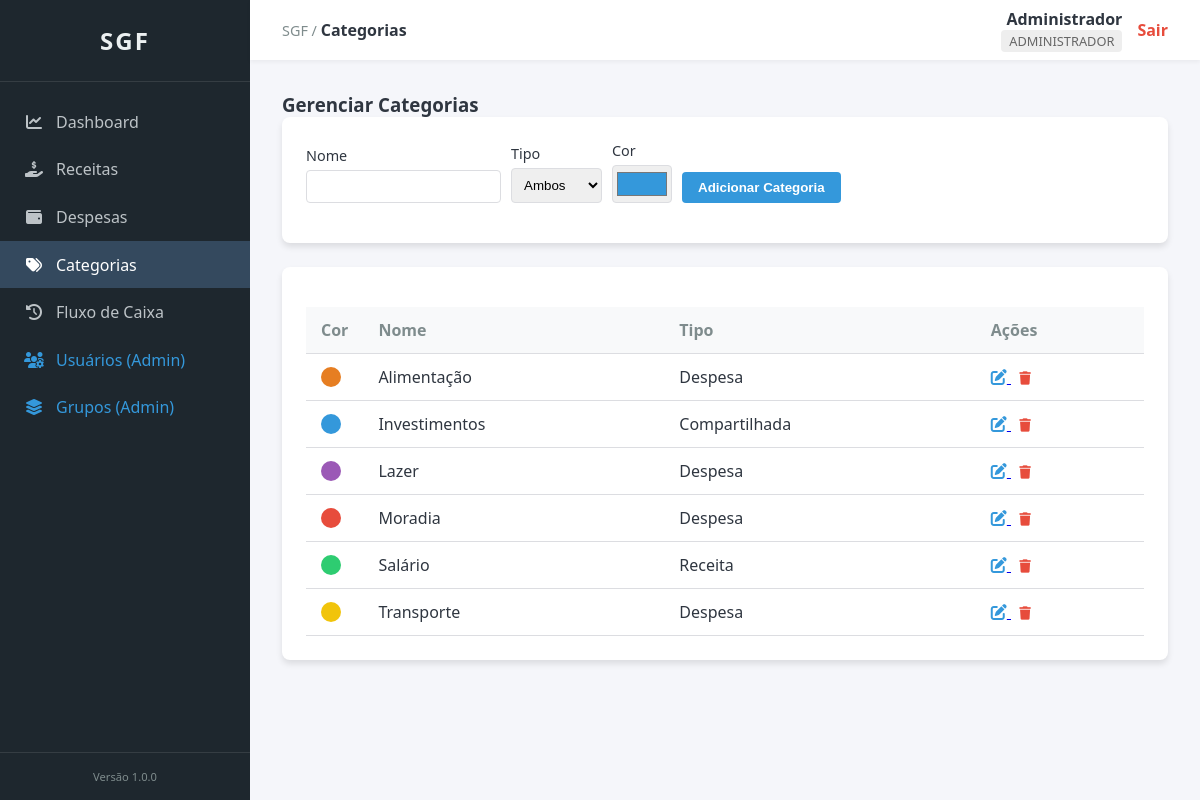
Screenshot of /index.php?page=categorias (signed in) with the database file from the repository.
### tables this page shows
CREATE TABLE IF NOT EXISTS categorias (
    id INT AUTO_INCREMENT PRIMARY KEY,
    grupo_id INT NULL,
    nome VARCHAR(100) NOT NULL,
    tipo ENUM('receita', 'despesa', 'ambos') DEFAULT 'ambos',
    cor VARCHAR(7) DEFAULT '#3498db',
    criado_em TIMESTAMP DEFAULT CURRENT_TIMESTAMP,
    FOREIGN KEY (grupo_id) REFERENCES grupos(id) ON DELETE SET NULL
);

### includes/functions.php (called while the page is built, shortened)
<?php
function s($texto) {
    return htmlspecialchars($texto ?? '', ENT_QUOTES, 'UTF-8');
}

### pages/categorias.php (the view, shortened to what this page needs)
<?php
$grupo_id = getGrupoId();
$is_admin = ehAdmin();
$stmt = $pdo->prepare("SELECT * FROM categorias WHERE (grupo_id = ? OR ? = 1 OR grupo_id IS NULL) ORDER BY nome ASC");
$stmt->execute([$grupo_id, $is_admin]);
$categorias = $stmt->fetchAll();
?>
<h3>Gerenciar Categorias</h3>
<div class="card">
    <form action="index.php?page=categorias" method="POST" class="form-inline">
        <div class="form-group">
            <label>Nome</label>
            <input type="text" name="nome" class="form-control" value="<?= s($edit_data['nome'] ?? '') ?>" required>
        </div>
        <div class="form-group">
            <label>Tipo</label>
            <select name="tipo" class="form-control" required>
                <option value="ambos" <?= ($edit_data['tipo'] ?? 'ambos') === 'ambos' ? 'selected' : '' ?>>Ambos</option>
            </select>
        </div>
        <div class="form-group">
            <label>Cor</label>
            <input type="color" name="cor" class="form-control" style="height: 38px; width: 60px; padding: 2px;" value="<?= s($edit_data['cor'] ?? '#3498db') ?>">
        </div>
        <div class="form-group">
            <button type="submit" name="save_category" class="btn btn-primary">
                <?= $edit_data ? 'Salvar Edição' : 'Adicionar Categoria' ?>
            </button>
        </div>
    </form>
</div>
<div class="card">
    <div class="table-responsive">
        <table>
            <thead>
                <tr>
                    <th>Cor</th>
                    <th>Nome</th>
                    <th>Tipo</th>
                    <th>Ações</th>
                </tr>
            </thead>
            <tbody>
                <?php foreach ($categorias as $c): ?>
                    <tr>
                        <td width="50">
                            <div style="width: 20px; height: 20px; border-radius: 50%; background-color: <?= s($c['cor']) ?>;"></div>
                        </td>
                        <td><?= s($c['nome']) ?></td>
                        <td>
                            <span style="text-transform: capitalize;"><?= s($c['tipo'] === 'ambos' ? 'Compartilhada' : $c['tipo']) ?></span>
                        </td>
                        <td>
                            <a href="index.php?page=categorias&action=edit&id=<?= $c['id'] ?>" title="Editar">
                                <i class="fas fa-edit" style="color: var(--accent);"></i>
                            </a>
                            <form action="index.php?page=categorias" method="POST" style="display:inline;" onsubmit="return confirm('Excluir esta categoria?');">
                                <button type="submit" name="delete_category" style="background:none; border:none; cursor:pointer; padding:0;">
                                    <i class="fas fa-trash" style="color: var(--danger);"></i>
                                </button>
                            </form>
                        </td>
                    </tr>
                <?php endforeach; ?>
            </tbody>
        </table>
    </div>
</div>

### assets/css/style.css (style rules this page uses)
:root { --primary-color: #2c3e50; --sidebar-bg: #1e272e; --sidebar-item-active: #34495e; --content-bg: #f5f6fa; --header-bg: #ffffff; --accent: #3498db; --success: #27ae60; --danger: #e74c3c; --warning: #f1c40b; --text-main: #2f3640; --text-muted: #7f8c8d; --border: #dcdde1; --shadow: 0 4px 6px rgba(0, 0, 0, 0.1); --sidebar-width: 250px; }
* { margin: 0; padding: 0; box-sizing: border-box; }
body { font-family: 'Segoe UI', Roboto, Helvetica, Arial, sans-serif; color: var(--text-main); background-color: var(--content-bg); }
.card { background: white; padding: 1.5rem; border-radius: 8px; box-shadow: var(--shadow); margin-bottom: 1.5rem; }
.btn { padding: 8px 16px; border-radius: 4px; border: none; cursor: pointer; font-weight: 600; transition: opacity 0.2s; }
.btn-primary { background: var(--accent); color: white; }
.table-responsive { overflow-x: auto; }
table { width: 100%; border-collapse: collapse; margin-top: 1rem; }
th, td { text-align: left; padding: 12px 15px; border-bottom: 1px solid var(--border); }
th { background-color: #f8f9fa; color: var(--text-muted); }
.form-inline { display: flex; gap: 10px; flex-wrap: wrap; align-items: flex-end; }
.form-group { margin-bottom: 1rem; }
.form-group label { display: block; margin-bottom: 0.3rem; font-size: 0.9rem; }
.form-control { width: 100%; padding: 8px; border: 1px solid var(--border); border-radius: 4px; }

### rows the page displays
categorias: nome "Alimentação", tipo "Despesa"
categorias: nome "Investimentos", tipo "Compartilhada"
categorias: nome "Lazer", tipo "Despesa"
categorias: nome "Moradia", tipo "Despesa"
categorias: nome "Salário", tipo "Receita"
categorias: nome "Transporte", tipo "Despesa"

### other values shown
s($page_title) "Categorias"
s($_SESSION['usuario_nome']) "Administrador"
